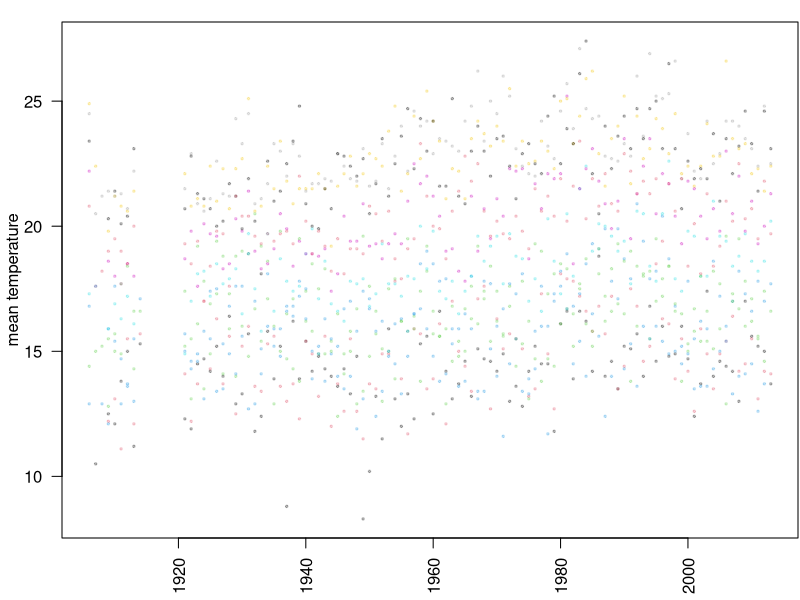
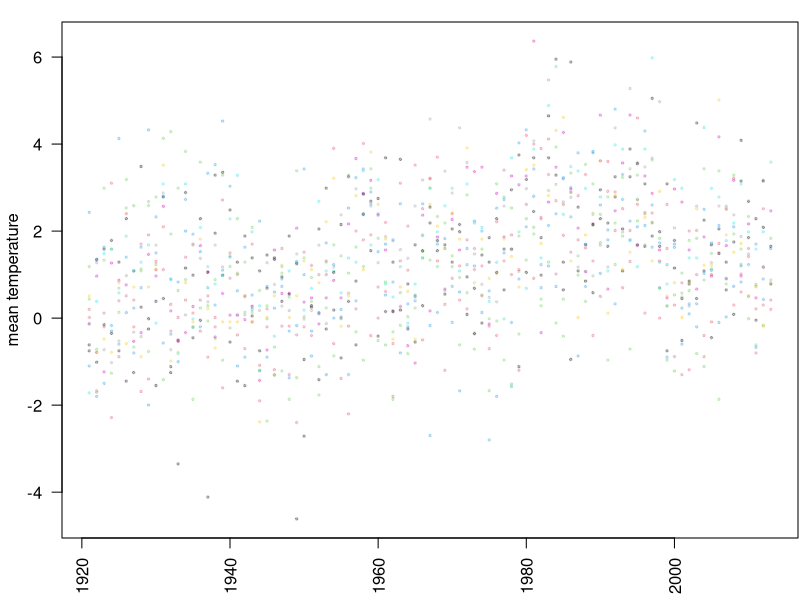
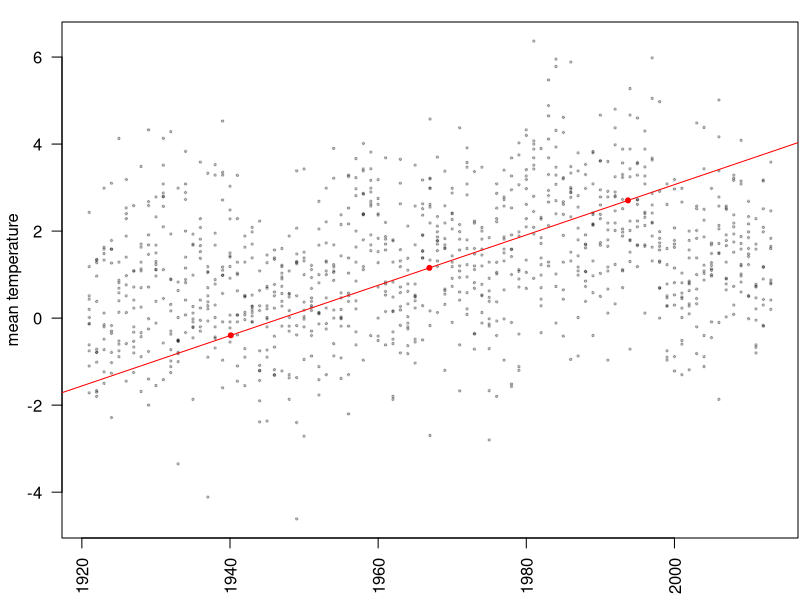
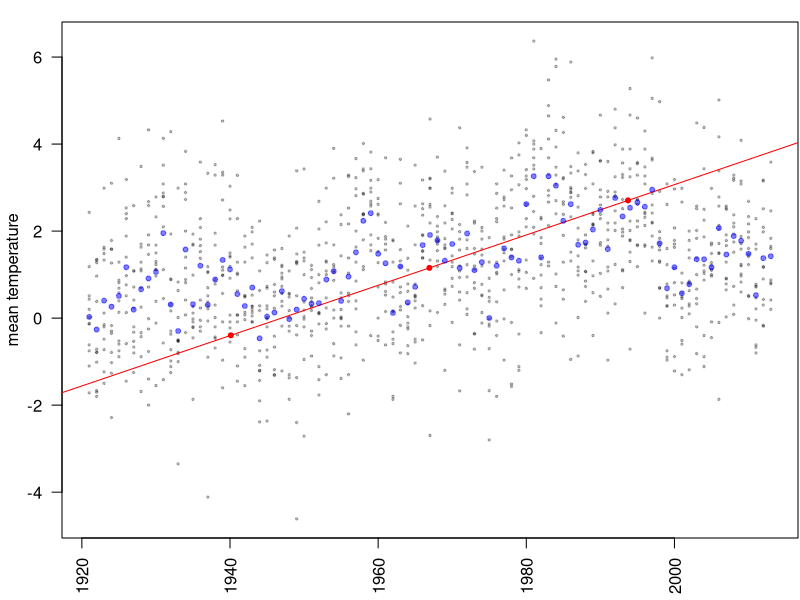
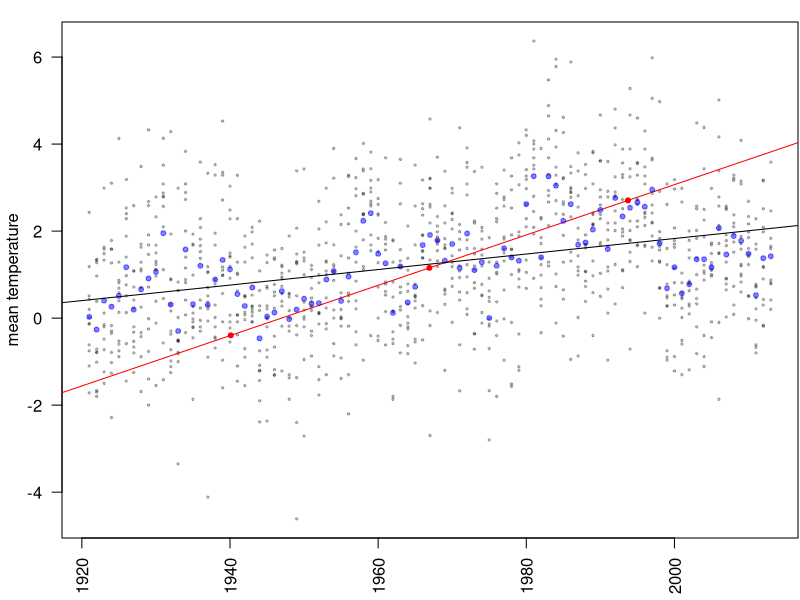
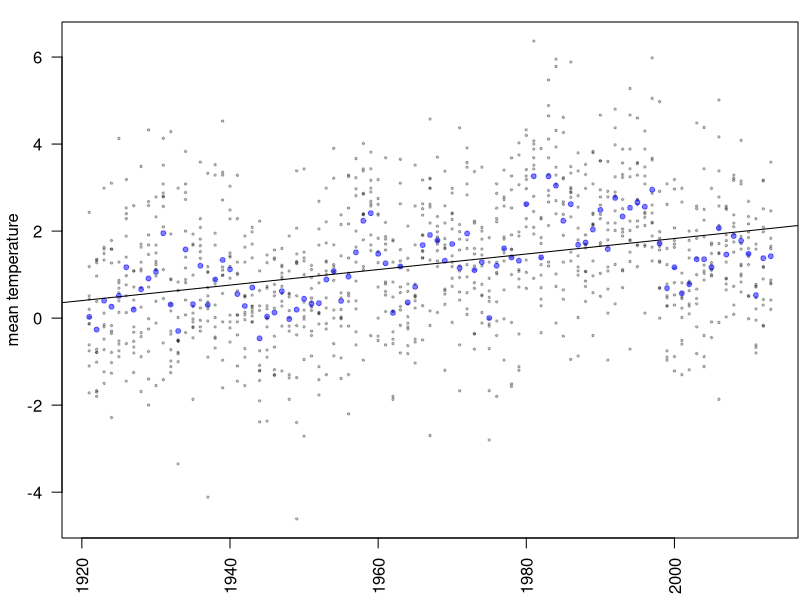
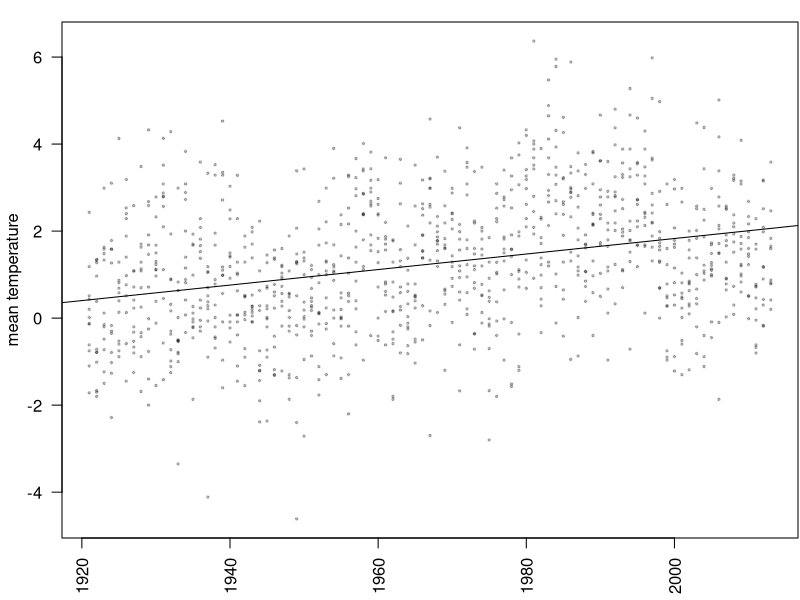
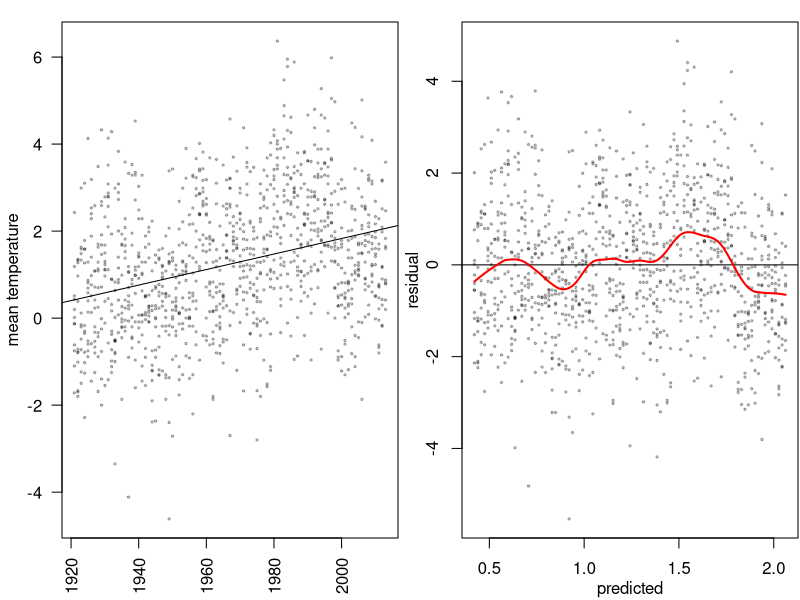

These figures' R source, in order:
# CLDD - Cooling degree days
# HTDD - Heating degree days
# DT90 - Number days with maximum temperature greater than or equal 90.0 F
# DX32 - Number days with maximum temperature less than or equal to 32.0 F 
# DT00 - Number days with minimum temperature less than or equal to 0.0 F
# DT32 - Number days with minimum temperature less than or equal to 32.0 F
# DP01 - Number of days with greater than or equal to 0.1 inch of precipitation
# DP05 - Number of days with greater than or equal to 0.5 inch of precipitation
# DP10 - Number of days with greater than or equal to 1.0 inch of precipitation
# EMXP - Extreme maximum daily precipitation
# MXSD - Maximum snow depth
# TPCP - Total precipitation
# TSNW - Total snow fall
# EMXT - Extreme maximum daily temperature
# EMNT - Extreme minimum daily temperature
# MMXT - Monthly Mean maximum temperature
# MMNT - Monthly Mean minimum temperature
# MNTM - Monthly mean temperature

usc <- read.csv("usc-weather.csv")
usc$DATE <- as.Date(as.character(usc$DATE),format="%Y%m%d")
for (k in 4:ncol(usc)) { usc[,k][usc[,k]==-9999] <- NA }
usc$MMXT <- usc$MMXT /10 
usc$MMNT <- usc$MMNT /10
usc$MNTM <- usc$MNTM /10
usc$month <- format.Date(usc$DATE,"%m")
usc$year <- as.numeric(format.Date(usc$DATE,"%Y"))

usc$temp <- usc$MNTM - with(subset(usc,year<1920), tapply( MNTM, month, mean, na.rm=TRUE ))[usc$month]
usc$year[ usc$year<1920 ] <- NA


pdf(file="usc-temps.pdf", width=3, height=2.5)
par(mar=c(3,3,1,0)+.1,mgp=c(2,1,0))
with(usc, plot(as.numeric(format.Date(DATE,"%Y")),MNTM, xlab="", ylab="mean temperature", pch=20, cex=.5, col=adjustcolor(month,.25), las=2 ) )
dev.off()

pdf(file="usc-temps-stdized.pdf", width=3, height=2.5)
par(mar=c(3,3,1,0)+.1,mgp=c(2,1,0))
with(usc, plot(year,temp, xlab="", ylab="mean temperature", pch=20, cex=.5, col=adjustcolor(month,.25), las=2 ) )
dev.off()

pdf(file="usc-temps-lines.pdf", width=3, height=2.5)
par(mar=c(3,3,1,0)+.1,mgp=c(2,1,0))
with(usc, plot(year,temp, xlab="", ylab="mean temperature", pch=20, cex=.5, col=adjustcolor('black',.25), las=2 ) )
points( mean(usc$year,na.rm=TRUE)+c(-1,0,1)*sd(usc$year,na.rm=TRUE), mean(usc$temp,na.rm=TRUE)+c(-1,0,1)*sd(usc$temp,na.rm=TRUE), pch=20, cex=1, col='red' )
abline( a=mean(usc$temp,na.rm=TRUE) - mean(usc$year,na.rm=TRUE) * sd(usc$temp,na.rm=TRUE)/sd(usc$year,na.rm=TRUE), b=sd(usc$temp,na.rm=TRUE)/sd(usc$year,na.rm=TRUE), col='red' )
dev.off()

pdf(file="usc-temps-lines-means.pdf", width=3, height=2.5)
par(mar=c(3,3,1,0)+.1,mgp=c(2,1,0))
with(usc, plot(year,temp, xlab="", ylab="mean temperature", pch=20, cex=.5, col=adjustcolor('black',.25), las=2 ) )
points( mean(usc$year,na.rm=TRUE)+c(-1,0,1)*sd(usc$year,na.rm=TRUE), mean(usc$temp,na.rm=TRUE)+c(-1,0,1)*sd(usc$temp,na.rm=TRUE), pch=20, cex=1, col='red' )
abline( a=mean(usc$temp,na.rm=TRUE) - mean(usc$year,na.rm=TRUE) * sd(usc$temp,na.rm=TRUE)/sd(usc$year,na.rm=TRUE), b=sd(usc$temp,na.rm=TRUE)/sd(usc$year,na.rm=TRUE), col='red' )
points( as.numeric(levels(factor(usc$year))), tapply(usc$temp,usc$year,mean,na.rm=TRUE), col=adjustcolor('blue',.5), pch=20 )
dev.off()

pdf(file="usc-temps-both-lines.pdf", width=3, height=2.5)
par(mar=c(3,3,1,0)+.1,mgp=c(2,1,0))
with(usc, plot(year,temp, xlab="", ylab="mean temperature", pch=20, cex=.5, col=adjustcolor('black',.25), las=2 ) )
points( mean(usc$year,na.rm=TRUE)+c(-1,0,1)*sd(usc$year,na.rm=TRUE), mean(usc$temp,na.rm=TRUE)+c(-1,0,1)*sd(usc$temp,na.rm=TRUE), pch=20, cex=1, col='red' )
abline( a=mean(usc$temp,na.rm=TRUE) - mean(usc$year,na.rm=TRUE) * sd(usc$temp,na.rm=TRUE)/sd(usc$year,na.rm=TRUE), b=sd(usc$temp,na.rm=TRUE)/sd(usc$year,na.rm=TRUE), col='red' )
points( as.numeric(levels(factor(usc$year))), tapply(usc$temp,usc$year,mean,na.rm=TRUE), col=adjustcolor('blue',.5), pch=20 )
abline( coef( lm( temp ~ year, data=usc ) ) )
dev.off()

pdf(file="usc-temps-regression.pdf", width=3, height=2.5)
par(mar=c(3,3,1,0)+.1,mgp=c(2,1,0))
with(usc, plot(year,temp, xlab="", ylab="mean temperature", pch=20, cex=.5, col=adjustcolor('black',.25), las=2 ) )
points( as.numeric(levels(factor(usc$year))), tapply(usc$temp,usc$year,mean,na.rm=TRUE), col=adjustcolor('blue',.5), pch=20 )
abline( coef( lm( temp ~ year, data=usc ) ) )
dev.off()


pdf(file="usc-temps-just-regression.pdf", width=3, height=2.5)
par(mar=c(3,3,1,0)+.1,mgp=c(2,1,0))
with(usc, plot(year,temp, xlab="", ylab="mean temperature", pch=20, cex=.5, col=adjustcolor('black',.25), las=2 ) )
abline( coef( lm( temp ~ year, data=usc ) ) )
dev.off()


pdf(file="usc-temps-fit-resid.pdf", width=5, height=2.5)
layout(t(1:2))
par(mar=c(3,3,1,0)+.1,mgp=c(2,1,0))
with(usc, plot(year,temp, xlab="", ylab="mean temperature", pch=20, cex=.5, col=adjustcolor('black',.25), las=2 ) )
templm <- lm( temp ~ year, data=usc )
abline( coef( templm ) )
plot( fitted(templm), resid(templm), xlab='predicted', ylab='residual', cex=.5, pch=20, col=adjustcolor('black',.25) )
abline(h=0)
lines( lowess( fitted(templm), resid(templm), f=.2 ), col='red', lwd=2 )
dev.off()


### fake examples



pdf(file="r2ex-1.pdf", width=3, height=2.5)
par(mar=c(3,3,1,0)+.1,mgp=c(2,1,0))
xy <- data.frame(x=rnorm(100),y=rnorm(100))
xy$y <- xy$x + xy$y/20
with(xy, plot(x,y, xlab="", ylab="", pch=20, cex=.5, col=adjustcolor('black',.25) ) )
abline( coef( lm( y ~ x, data=xy ) ) )
dev.off()
cor(xy)


pdf(file="r2ex-2.pdf", width=3, height=2.5)
par(mar=c(3,3,1,0)+.1,mgp=c(2,1,0))
xy <- data.frame(x=rnorm(100),y=rnorm(100))
xy$y <- xy$x + xy$y
with(xy, plot(x,y, xlab="", ylab="", pch=20, cex=.5, col=adjustcolor('black',.25) ) )
abline( coef( lm( y ~ x, data=xy ) ) )
dev.off()
cor(xy)


pdf(file="r2ex-3.pdf", width=3, height=2.5)
par(mar=c(3,3,1,0)+.1,mgp=c(2,1,0))
xy <- data.frame(x=rnorm(100),y=rnorm(100))
xy$y <- xy$x + xy$y*3
with(xy, plot(x,y, xlab="", ylab="", pch=20, cex=.5, col=adjustcolor('black',.25) ) )
abline( coef( lm( y ~ x, data=xy ) ) )
dev.off()
cor(xy)


